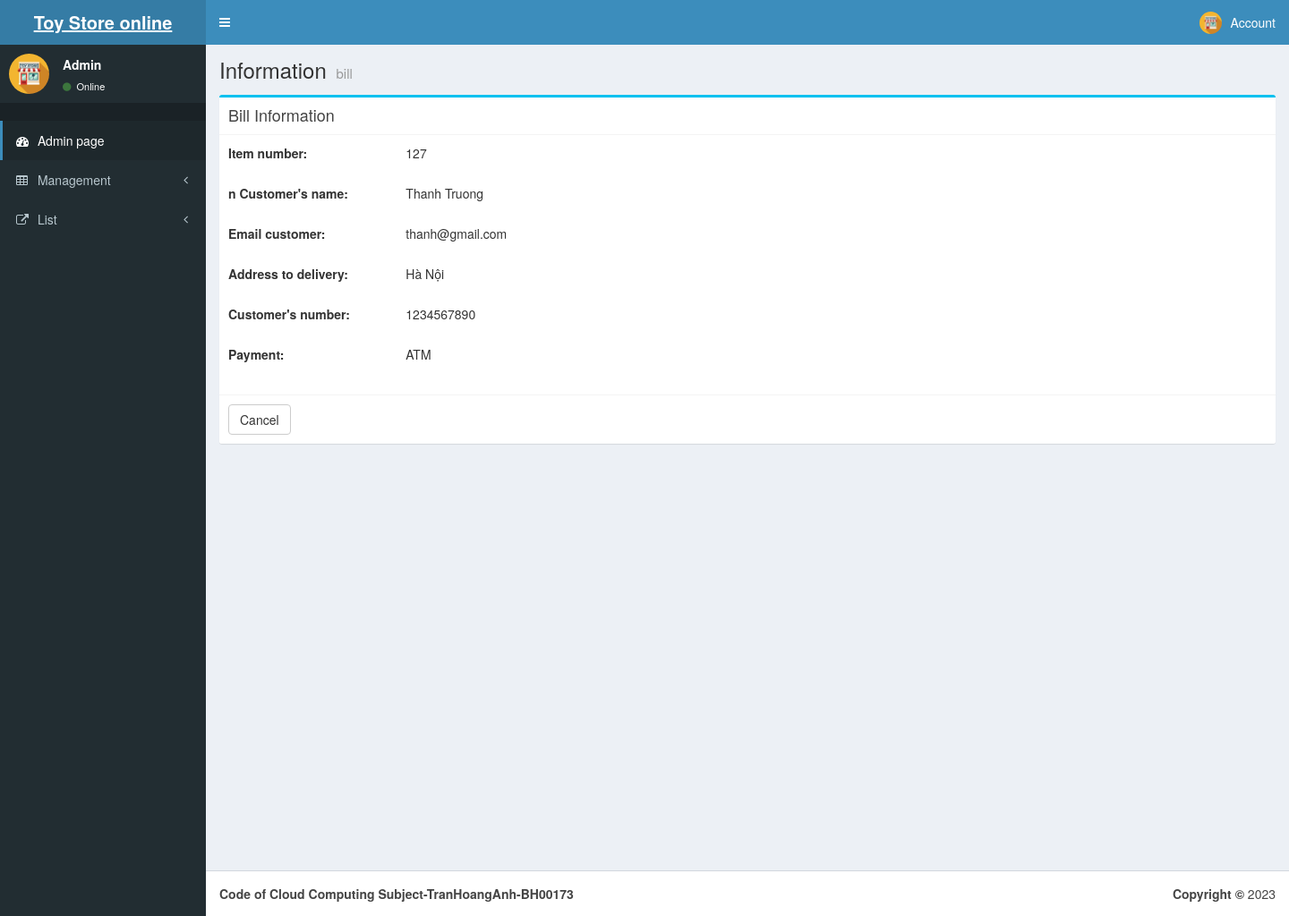
The page /Admin/chitiethd.php?sodh=127 on the database its author committed.
### tables this page shows
CREATE TABLE `hoadon` (
  `sodh` bigint(20) NOT NULL,
  `emailkh` varchar(50) NOT NULL,
  `ngaygiao` date NOT NULL,
  `tenkh` varchar(100) NOT NULL,
  `diachi` varchar(250) NOT NULL,
  `dienthoai` varchar(50) NOT NULL,
  `hinhthucthanhtoan` varchar(100) NOT NULL,
  `thanhtien` decimal(9,2) NOT NULL
);

### Admin/chitiethd.php (the view, shortened to what this page needs)
<?php
include "head.php";
?>
 <body class="hold-transition skin-blue sidebar-mini">
   <div class="wrapper">
   <?php
include "Header.php";
?>
   <?php
include "aside.php";
?>
      <div class="content-wrapper">
        <?php
   require '../inc/myconnect.php';
   $sodh = $_GET["sodh"];
   $query="SELECT * from hoadon
	WHERE  sodh =".$sodh;
   $result = $conn->query($query);
$row = $result->fetch_assoc();
?>
        <section class="content-header">
          <h1>
            Information
            <small>bill</small>
          </h1>
        </section>
        <section class="content">
          <div class="row">
            <div class="col-md-12" >
              <div class="box box-info">
                <div class="box-header with-border">
                  <h3 class="box-title" style="text-align: center">   Bill Information</h3>
                </div>
                <form class="form-horizontal" >
                  <div class="box-body" >
                  <div class="form-group">
                      <label  class="col-sm-2">Item number:</label>
                      <div class="col-sm-5">
                      <p><?php echo $row["sodh"] ?></p>
                      </div>
                    </div>
                    <div class="form-group">
                      <label  class="col-sm-2">n Customer's name:</label>
                      <div class="col-sm-5">
                      <p><?php echo $row["tenkh"] ?></p>
                      </div>
                    </div>
                    <div class="form-group">
                    <label  class="col-sm-2 ">Email customer:</label>
                    <div class="col-sm-5">
                      <p><?php echo $row["emailkh"] ?></p>
                      </div>
                    </div>
                    <div class="form-group">
                    <label  class="col-sm-2 ">Address to delivery:</label>
                    <div class="col-sm-5">
                      <p><?php echo $row["diachi"] ?></p>
                      </div>
                    </div>
                    <div class="form-group">
                    <label  class="col-sm-2 ">Customer's number:</label>
                    <div class="col-sm-5">
                      <p><?php echo $row["dienthoai"] ?></p>
                      </div>
                    </div>
                    <div class="form-group">
                    <label  class="col-sm-2 ">Payment:</label>
                    <div class="col-sm-5">
                      <p><?php echo $row["hinhthucthanhtoan"] ?></p>
                      </div>
                    </div>
                  </div>
                  <div class="box-footer">
                  <a href="quanlyhoadon.php"><button type="button" name="cancel" class="btn btn-default">Cancel</button></a>
                  </div>
                </form>
              </div>
            </div>
          </div>
        </section>
      </div>
      <?php
      include "footer.php";
     ?>
    </div>
  </body>
</html>

### rows shown on the page
hoadon: sodh "127", tenkh "Thanh Truong", emailkh "thanh@gmail.com", diachi "Hà Nội", dienthoai "1234567890", hinhthucthanhtoan "ATM"
